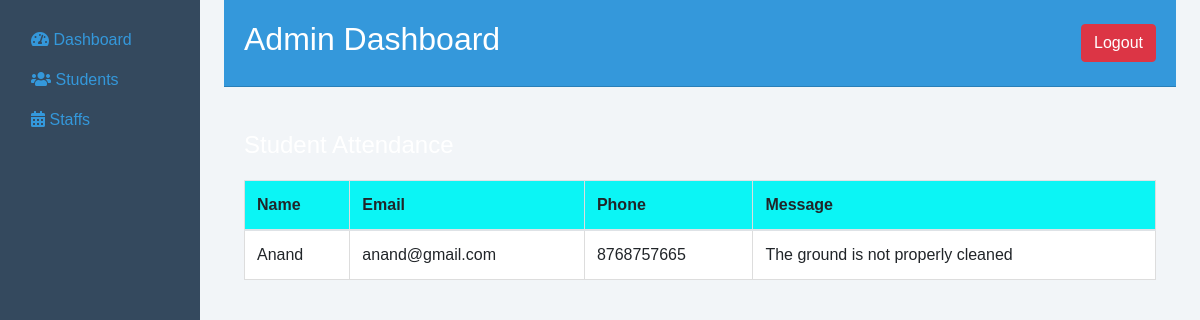
/adminstudent (signed in), run on the app's committed database.
### student/models.py (models this page shows)
class support(models.Model):
    name = models.CharField(blank=False,max_length=50)
    email = models.EmailField(blank=False,max_length=200)
    phone = models.IntegerField(blank=False)
    message = models.TextField(blank=False,max_length=250)

### Admin/views.py (the view)
# urls.py: path('adminstudent',adminstudent,name='adminstudent'),
def adminstudent(request):
    students = support.objects.all()
    return render(request,'adminhtml/adminstudent.html',{'students':students})

### templates/adminhtml/adminstudent.html (shortened to what this page needs)
{% extends 'baseadmin.html' %}
{% block content %}
{% load static %}
    <link href="https://maxcdn.bootstrapcdn.com/bootstrap/4.4.1/css/bootstrap.min.css" rel="stylesheet">
    <link href="https://cdnjs.cloudflare.com/ajax/libs/font-awesome/5.15.1/css/all.min.css" rel="stylesheet">
</head>
<body>
                <div class="main-content">
                    <div class="mt-4">
                        <h4>Student Attendance</h4>
                        <table class="table">
                            <thead>
                                <tr>
                                    <th scope="col">Name</th>
                                    <th scope="col">Email</th>
                                    <th scope="col">Phone</th>
                                    <th scope="col">Message</th>
                                </tr>
                            </thead>
                            <tbody>
                                {% for i in students %}
                                <tr>
                                    <td>{{ i.name }}</td>
                                    <td>{{ i.email }}</td>
                                    <td>{{ i.phone }}</td>
                                    <td>{{ i.message }}</td>
                                </tr>
                                {% endfor %}
                            </tbody>
                        </table>
                    </div>
                    </div>
                    </div>
                </div>
{% endblock content %}

### static/css/admin.css (style rules this page uses)
body { background-color: #2c3e50; font-family: 'Arial', sans-serif; color: #fff; }
.main-content { padding: 20px; }

### static/css/styles.css (style rules this page uses)
body { font-family: Arial, sans-serif; }
table { width: 100%; border-collapse: collapse; margin-top: 20px; }
table th, table td { border: 1px solid #ddd; padding: 8px; }
table th { background-color: #0bf5f5; text-align: left; }

### templates/adminhtml/adminstudent.html (style rules this page uses)
body { background-color: #f2f5f8; font-family: 'Arial', sans-serif; color: #fff; margin: 0; }
.main-content { padding: 20px; }
.table { background-color: #fff; }

### data on the page
support: name "Anand", email "anand@gmail.com", phone "8768757665", message "The ground is not properly cleaned"
